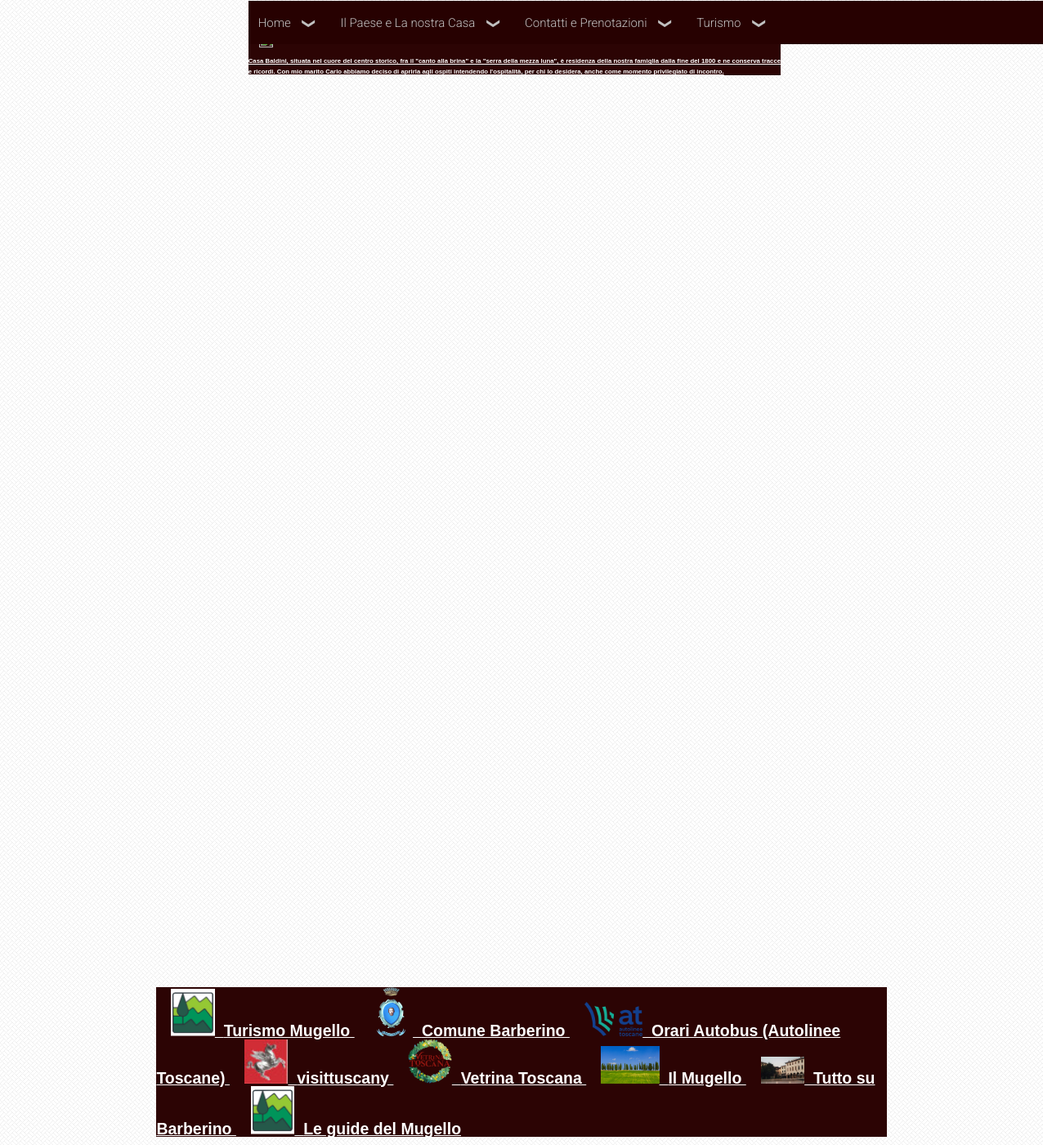
The page / on the database its author committed.
### beb/models.py (models this page shows)
class Links(models.Model):
    codice = models.CharField(max_length=24)
    img = models.CharField(max_length=100)
    titolo = models.CharField(max_length=64)
    descrizione = models.CharField(max_length=512, default=" ")
    link = models.CharField(max_length=512)
    attivo = models.IntegerField(default=0)
    width = models.CharField(max_length=6, default='5%')
    height = models.CharField(max_length=6, default='5%')

class Menuweb(models.Model):
    codice = models.CharField(max_length=20)
    radice = models.CharField(max_length=20)
    livello = models.IntegerField(default=0)
    titolo = models.CharField(max_length=64)
    descrizione = models.CharField(max_length=256)
    link = models.CharField(max_length=512)
    attivo = models.IntegerField(default=0)
    icon = models.CharField(max_length=255)
    workplace = models.IntegerField(default=0)
    param1 = models.CharField(max_length=255)
    ordine = models.IntegerField(default=0)

### beb/views.py (the view)
# urls.py: path("", views.index, name="index"),
def index(request):
    luogo = "index"
    entries = Entries.objects.filter(slug=luogo)
    menuweb = Menuweb.objects.filter(livello=2, attivo=1).order_by('ordine' , 'codice')
    submenu = Menuweb.objects.filter(livello=3, attivo=1).order_by('ordine', 'radice')
    slider = Slider.objects.filter(codice=luogo)
    links = Links.objects.all()[:]
    carousel = "slide"
    context = {"entries": entries, "menuweb": menuweb, "submenu": submenu, "slider": slider, "links": links, "luogo": luogo, "carousel":carousel}
    return render(request, "beb/index.html", context)

### beb/templates/beb/index.html (shortened to what this page needs)
{% extends 'beb/base.html' %}
{% load static %}
{% block content %}
 <span class="flex-container" style=" position: absolute; height: auto; text-align: justify; margin-top:0.9%; margin-left:23.8%; margin-right:25.15%; background-color: #2c0404; vertical-align: center;">
<a style=" color:#fff; font-size: 0.6em; margin-left:1%;  font-weight: bold; vertical-align: center;" href="#"> <img style="vertical-align: center; padding: 1%; display: inline;" src="{% static 'beb/img/logo.jpg'%}" width=17.4% height=17.4%  alt=""/><br><span display: block; padding: 1%;>Casa Baldini,  situata nel cuore del centro storico, fra il "canto alla brina" e la "serra della mezza luna", è residenza della nostra famiglia dalla fine del 1800 e ne conserva tracce e ricordi.
Con mio marito Carlo abbiamo deciso di aprirla agli ospiti intendendo l'ospitalità, per chi lo desidera,  anche come momento privilegiato di incontro.<br></span></a>
</span>
<iframe  scrolling="no" width="100%" height="100%" src="/beb/{{carousel}}?luogo={{luogo}}" frameborder="0" style="position: absolute; margin-left:-0.5% ; top: 150px;"></iframe>
{% endblock content %}
{% block footer %}
<span class="flex-container" style=" position: absolute; bottom:10px; margin-left:15%; margin-right:15%; background-color: #2c0404;">
<marquee  direction="right"  width="100%" scrollamount="10" onMouseOver="this.stop()" onMouseOut="this.start()" >
		{% for link in links %}
		<a style="width: 100%; color:#fff; font-size: 1.5em; margin-left:2%; margin-top:5%; font-weight: bold;" href="{{link.link}}"> <img  src="{% static 'beb/img/links/'%}{{link.img}}" width={{link.width}} height={{link.height}} alt=""/>&nbsp; {{link.titolo}} </a>
		{% endfor %}
</marquee>
</span>
{% endblock footer %}

### beb/templates/beb/AceMenu.html (shortened to what this page needs)
﻿<!DOCTYPE html>
{% load static %}
<html lang="en">
<head>
    <link href="https://maxcdn.bootstrapcdn.com/font-awesome/4.7.0/css/font-awesome.min.css" rel="stylesheet" type="text/css" />
    <link href="{% static 'beb/Ace-Menu/css/demo.css'%}" rel="stylesheet" type="text/css" />
    <link href="{% static 'beb/Ace-Menu/css/ace-responsive-menu.css'%}" rel="stylesheet" type="text/css" />
</head>
<body>
    <div class="demo">
	    <nav>
            <ul id="respMenu" class="ace-responsive-menu" data-menu-style="horizontal">
                {% for menuwebs in menuweb %}
                <li>
                    <a href="javascript:;">
                       <span class="title">{{menuwebs.titolo}} </span>
                    {% for submenus in submenu %}
                    {% if menuwebs.codice == submenus.radice %}
                     {% ifchanged %}
                        <span class="arrow"></span>
                    {% endifchanged %}
                    {% endif %}
                    {% endfor %}
		            </a>
                </li>
                {% endfor %}
            </ul>
        </nav>
    </div>
</body>
</html>

### beb/static/beb/blogs/css/styles.css (style rules this page uses)
html, body, div, span, applet, object, iframe, h1, h2, h3, h4, h5, h6, p, blockquote, pre, a, abbr, acronym, address, big, cite, code, del, dfn, em, img, ins, kbd, q, s, samp, small, strike, strong, sub, sup, tt, var, b, u, i, center, dl, dt, dd, ol, ul, li, fieldset, form, label, legend, table, caption, tbody, tfoot, thead, tr, th, td, article, aside, canvas, details, embed, figure, figcaption, footer, header, hgroup, menu, nav, output, ruby, section, summary, time, mark, audio, video { margin: 0; padding: 0; border: 0; font-size: 100%; font: inherit; vertical-align: baseline; outline: none; -webkit-font-smoothing: antialiased; -webkit-text-size-adjust: 100%; -ms-text-size-adjust: 100%; -webkit-box-sizing: border-box; -moz-box-sizing: border-box; box-sizing: border-box; }
html { overflow-y: scroll; }
body { font-family: 'Helvetica Neue', Helvetica, Arial, sans-serif; font-size: 62.5%; line-height: 1; color: #515151; padding: 0 0; background: #e5e5e5 url('../img/brushed.png'); }
article, aside, details, figcaption, figure, footer, header, hgroup, menu, nav, section { display: block; }
ol, ul { list-style: none; }
img { border: 0; max-width: 80%; max-height: 80%; }

### beb/static/beb/news/css/styles.css (style rules this page uses)
html, body, div, span, applet, object, iframe, h1, h2, h3, h4, h5, h6, p, blockquote, pre, a, abbr, acronym, address, big, cite, code, del, dfn, em, img, ins, kbd, q, s, samp, small, strike, strong, sub, sup, tt, var, b, u, i, center, dl, dt, dd, ol, ul, li, fieldset, form, label, legend, table, caption, tbody, tfoot, thead, tr, th, td, article, aside, canvas, details, embed, figure, figcaption, footer, header, hgroup, menu, nav, output, ruby, section, summary, time, mark, audio, video { margin: 0; padding: 0; border: 0; font-size: 100%; font: inherit; vertical-align: baseline; outline: none; -webkit-font-smoothing: antialiased; -webkit-text-size-adjust: 100%; -ms-text-size-adjust: 100%; -webkit-box-sizing: border-box; -moz-box-sizing: border-box; box-sizing: border-box; }
html { overflow-y: scroll; }
body { font-family: 'Helvetica Neue', Helvetica, Arial, sans-serif; font-size: 62.5%; line-height: 1; color: #ffffff; padding: 0 0; background: #ffffff url('../img/brushed.png'); }
article, aside, details, figcaption, figure, footer, header, hgroup, menu, nav, section { display: block; }
ol, ul { list-style: none; }
img { border: 0; max-width: 100%; }

### beb/static/beb/Ace-Menu/css/demo.css (style rules this page uses)
body { color: #000; font-family: sans-serif; padding: 20px 0px; margin: 0px; font-size: 13px; background: url(bg.png) top left repeat; }
a { text-shadow: none; color: #0d638f; }
ul { margin: 0px; padding: 0px; }
.demo { width: 980px; margin: 0px auto; }

### beb/static/beb/Ace-Menu/css/ace-responsive-menu.css (style rules this page uses)
a { text-shadow: none; color: #0d638f; }
ul { margin: 0px; padding: 0px; }
.ace-responsive-menu { list-style: none; margin: 0; padding: 0; background: #270101; float:right; width:100%; font-family: 'Roboto', sans-serif; }
.ace-responsive-menu li { list-style: none; }
.ace-responsive-menu > li { display: block; margin: 0; padding: 0; border: 0px; float: left; }
.ace-responsive-menu li a { color:#c0c0c0; }
.ace-responsive-menu > li > a { display: block; position: relative; margin: 0; border: 0px; padding: 18px 20px 18px 12px; text-decoration: none; font-size: 15px; font-weight: 300; color: #c0c0c0; }
.ace-responsive-menu > li > a > .arrow:before { margin-left: 15px; display: inline; font-size: 16px; font-family: FontAwesome; height: auto; content: " \276F"; font-weight: 300; text-shadow: none; width: 10px; display: inline-block; transform: rotate(90deg); }
.flex-container { “display: flex” }

### rows shown on the page
Links: img (picture), titolo "Turismo Mugello"
Links: img (picture), titolo "Comune Barberino"
Links: img (picture), titolo "Orari Autobus (Autolinee Toscane)"
Links: img (picture), titolo "visittuscany"
Links: img (picture), titolo "Vetrina Toscana"
Links: img (picture), titolo "Il Mugello"
Links: img (picture), titolo "Tutto su Barberino"
Links: img (picture), titolo "Le guide del Mugello"
Menuweb: titolo "Home"
Menuweb: titolo "Il Paese e La nostra Casa"
Menuweb: titolo "Contatti e Prenotazioni"
Menuweb: titolo "Turismo"
